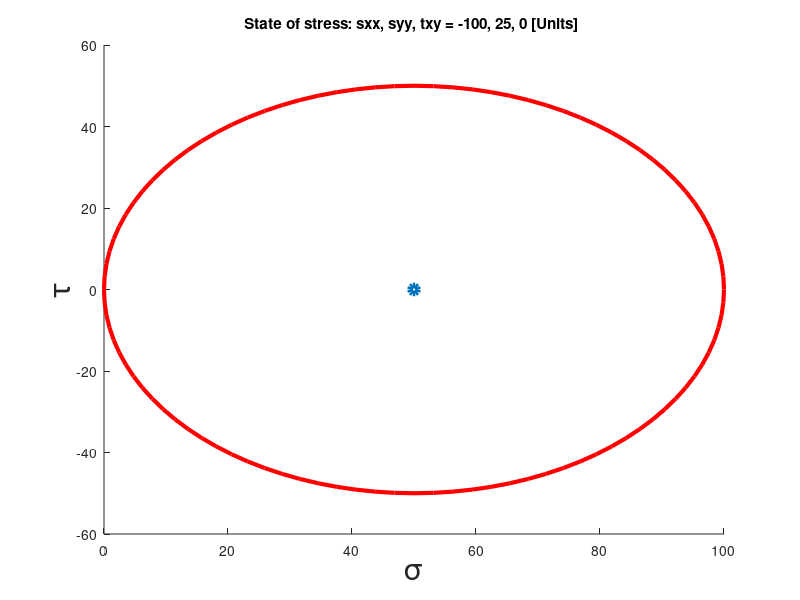

The MATLAB source for this figure: (Note: this script raises an error after producing the figure.)
%'''''''''''''''''''''''''''''''''''''''''''''''''''''''''''''''''''''''''%
%
% In this MATLAB code, the three principal stress values and the ABSOLUTE
% MAXIMUM SHEAR STRESS (vs the in-plane maximum shear stress) is
% investigated for 2-D state of stress.
%
% Aneet Narendranath, PhD
%
% 23-April-2018
%
%'''''''''''''''''''''''''''''''''''''''''''''''''''''''''''''''''''''''''%
%% State of stress
clear; %Clearing of all variables in Workspace.  This obliterates any 
       %results you have saved in the Workspace
close all; %Closes all open figure windows
clc; %Clears console screen
%% Original state of stress, (sxx, txy, syy)
%prompt=input('Mohr stress circle(1) or strain circle(2)? This value decides the axis labels... ')
prompt = 1; %prompt=1: stress circle, prompt=2: strain circle
sxx = 100; %sigma_xx
syy = 0; %sigma_yy
txy = 0; %tau_xy
x = [sxx; -txy]; %Point X on the Mohr's circle
y = [syy; txy]; %Point Y on the Mohr's circle
t = 0; %Angle through which original state of stress is rotated
         %in degree. Negative=clockws, positive=counterc/w
         % MATLAB needs angles in radian.  This can be circumvented by
         % using sind() or cosd()....
% twoTheta=deg2rad(2*t);
twoTheta = 2*t; %degree
th = 0:pi/50:2*pi;
r=sqrt((0.5*(sxx-syy))^2 + txy^2); %Radius of Mohr's circle
%Average value of stress OR center of circle
x_cen=0.5*(sxx + syy); %X coordinate of circle center
y_cen=0.; %Y coordinate of circle center
s_ave = x_cen; %The sigma_ave = 'X coordinate or circle center'

s_1 = s_ave+r; %principal stress
s_2 = s_ave-r; %principal stress

%% Mohrs circle with original state of stress
xunit = r * cos(th) + x_cen;
yunit = r * sin(th) + y_cen;
hold on;
plot(xunit, yunit, 'r', 'Linewidth', 3);
scatter(x_cen, y_cen, 'rx' , 'Linewidth', 4);
%Labeling and font
if(prompt==1)
   xlabel('\sigma','FontSize',22)
   ylabel('\tau','FontSize',22)
   title('State of stress: {sxx, syy, txy} = {-100, 25, 0} [Units] ')
else
   xlabel('\epsilon','FontSize',22)
   ylabel('0.5\gamma','FontSize',22)
   title('State of strain: ')
end
ax = gca; %gets current axis 'handle' for further processing or beautification
ax.XAxisLocation = 'origin'; %Axis origin location
ax.YAxisLocation = 'origin'; %Axis origin location
set(gca, 'FontSize', 16) 

%Plotting the original plane of stress on the circle by joining points X
%and Y as previously calculated
scatter(x(1), x(2), 'rx', 'Linewidth', 2)
scatter(y(1), y(2), 'rx', 'Linewidth', 2)
line([x(1), y(1)],[x(2), y(2)],'LineWidth',2.5,...
   'Color',[1,0,0],'LineStyle','-')

% Axis limits are set below to ensure that the aspect ratio does not lead
% to a skewed visualization of the circle.
nScale=1.1;
axis([-nScale*max(abs(s_1),abs(s_2)) nScale*max(abs(s_1),abs(s_2)) -nScale*max(abs(s_1),abs(s_2)) nScale*max(abs(s_1),abs(s_2))])
pbaspect([1 1 1])
hold on;

%% Rotation of original state of stress through theta (twoTheta in "Mohr's circle world").
x_prime_x = (x(1)-x_cen)*cosd(twoTheta) - (x(2) - y_cen)*sind(twoTheta) + x_cen;
x_prime_y = (x(1)-x_cen)*sind(twoTheta) + (x(2) - y_cen)*cosd(twoTheta) + y_cen;

y_prime_x = (y(1)-x_cen)*cosd(twoTheta) - (y(2) - y_cen)*sind(twoTheta) + x_cen;
y_prime_y = (y(1)-x_cen)*sind(twoTheta) + (y(2) - y_cen)*cosd(twoTheta) + y_cen;

hold on;
scatter(x_prime_x, x_prime_y, 'r*')
scatter(y_prime_x, y_prime_y, 'r*')

line([x_prime_x, y_prime_x],[x_prime_y, y_prime_y],'LineWidth',2,...
   'Color',[1,0,0],'LineStyle','--')

%% Second circle
% For a plane stress proble (2-D shape or thin shape, where the third
% dimension may be ignored, the third principal stress is treated as being
% 0.  Another way of achieving this is by actually calculating the
% principal stress values on each face of a stress element, at the point of
% interest.  
% Then arranging the principal stress values calculated from small to
% large reveals that s_1 is the 'Max' value, s_3 is the 'Min' value (zero
% for 2-D shapes) while s_3 is the 'Median' value of this ascending order
% arrangement.
%
s_3 = 0;
x_cen = 0.5*(s_2 - s_3);
y_cen=0.;
r=abs(0.5*(s_2-s_3)); %Radius of second circle
%Creating the circle
xunit = r * cos(th) + x_cen;
yunit = r * sin(th) + y_cen;
hold on;
plot(xunit, yunit, 'b', 'Linewidth', 2.5);
scatter(x_cen, y_cen, 'bx' , 'Linewidth', 4);
%Labeling and font
% if(prompt==1)
%    xlabel('\sigma','FontSize',22)
%    ylabel('\tau','FontSize',22)
% else
%    xlabel('\epsilon','FontSize',22)
%    ylabel('0.5\gamma','FontSize',22)
% end
ax = gca;
ax.XAxisLocation = 'origin';
ax.YAxisLocation = 'origin';
set(gca, 'FontSize', 16)

%% Third circle for MAX SHEAR STRESS
% The third circle is ONLY constructed if s_2 > 0.  
hold on;
if(s_2>0)
    x_cen = 0.5*(s_1 - s_3);
    y_cen=0.;
    r=abs(0.5*(s_1-s_3)); %Radius of second circle
    %Creating the circle
    xunit = r * cos(th) + x_cen;
    yunit = r * sin(th) + y_cen;
    hold on;
    plot(xunit, yunit, 'k', 'Linewidth', 2.5);
    scatter(x_cen, y_cen, 'kx' , 'Linewidth', 4);
    %Labeling and font
    % if(prompt==1)
    %    xlabel('\sigma','FontSize',22)
    %    ylabel('\tau','FontSize',22)
    % else
    %    xlabel('\epsilon','FontSize',22)
    %    ylabel('0.5\gamma','FontSize',22)
    % end
    ax = gca;
    ax.XAxisLocation = 'origin';
    ax.YAxisLocation = 'origin';
    set(gca, 'FontSize', 16)
    
    %Plotting the original plane of stress on the circle
    scatter(x(1), x(2), 'rx', 'Linewidth', 2)
    scatter(y(1), y(2), 'rx', 'Linewidth', 2)
    % line([x(1), y(1)],[x(2), y(2)],'LineWidth',2.5,...
    %    'Color',[0,0,1],'LineStyle','-')
    
    % line([-1.15*min(s_1,s_2), 1.05*max(s_1,s_2)],[0,0],'LineStyle','-','LineWidth',0.2)
%     axis([-1.1*s_1 1.1*s_1 -1.1*r 1.1*r])
    
    line([x_cen, x_cen], [-r, r],'LineWidth',2.5,...
        'Color',[0,0,0],'LineStyle','-.')
%     pbaspect([2 1 1])
end



%% Saving plot as pdf
% h=gcf;
% set(h,'PaperPositionMode','auto');         
% set(h,'PaperOrientation','landscape');
% print('mohr3d_s_2_eq_0','-dpdf','-fillpage')



%eof